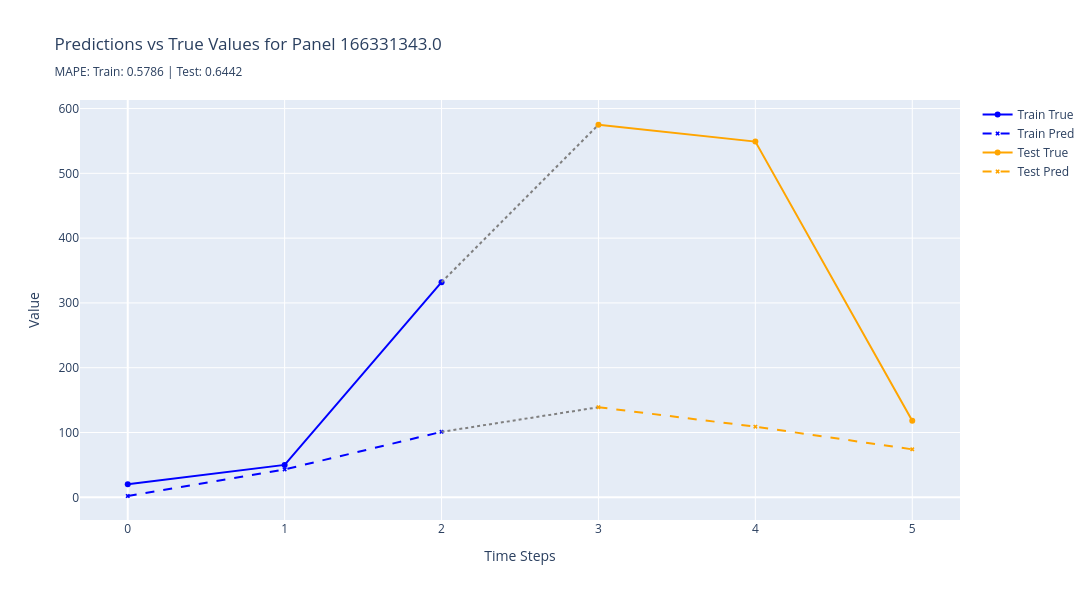
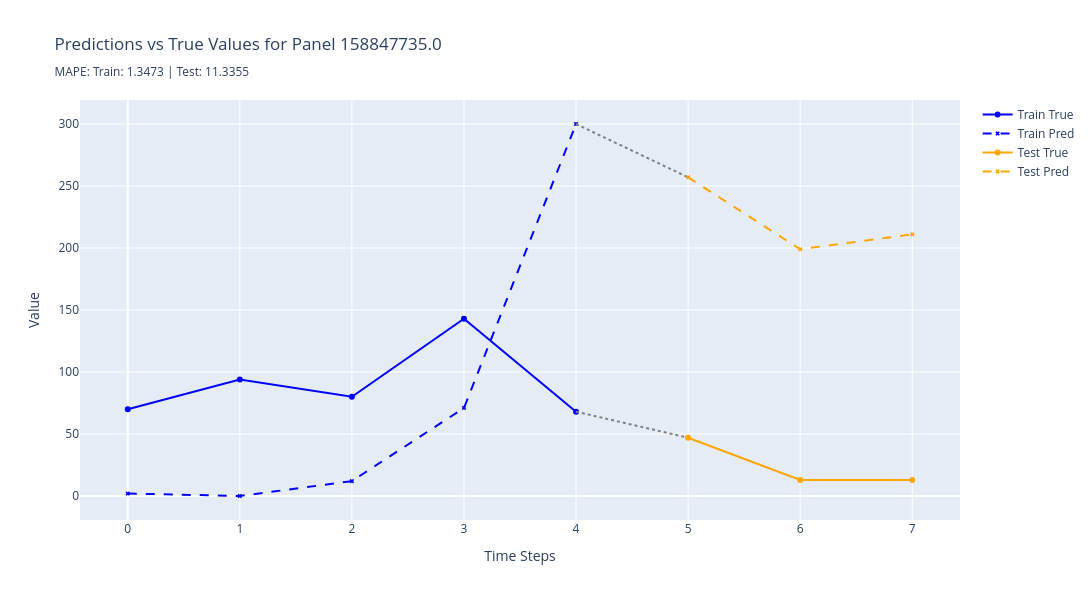
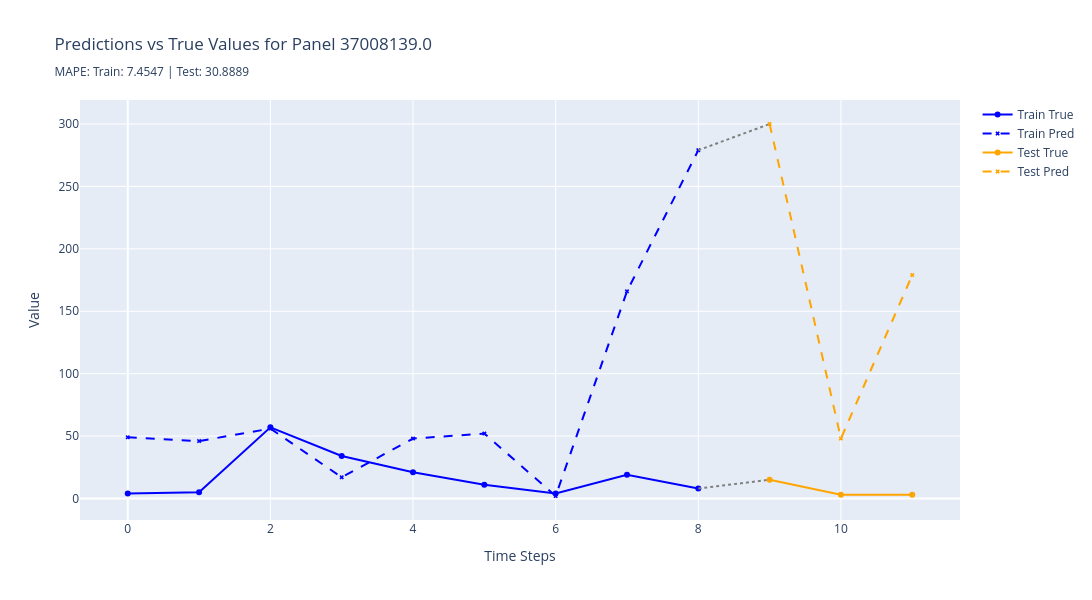
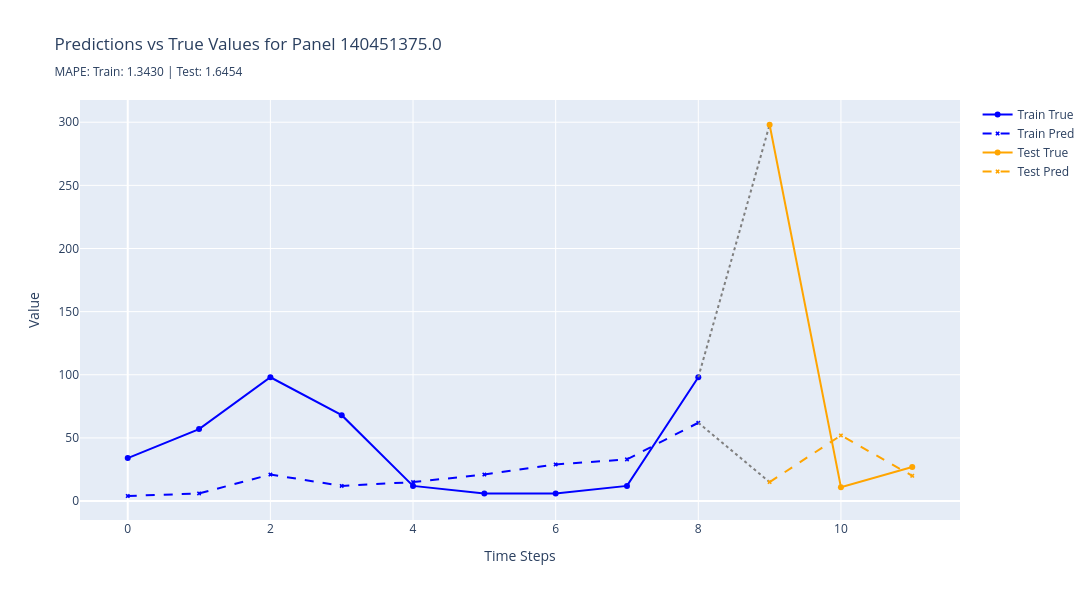

Notebook source saved alongside these figures, in order:
### Code cell
plot_worst_predictions(
    results=results,
    n_worst=5,
    metric="rmse",
    split_name="test",
)

### Figure 1 — Plotly figure (JSON) as saved in the notebook; plotly's stock layout.template omitted (floating-point values rounded to 4 significant figures)
{"data": [{"line": {"color": "blue"}, "marker": {"size": 6}, "mode": "lines+markers", "name": "Train True", "type": "scatter", "x": [0, 1, 2], "y": [20, 50, 332]}, {"line": {"color": "blue", "dash": "dash"}, "marker": {"size": 4, "symbol": "x"}, "mode": "lines+markers", "name": "Train Pred", "type": "scatter", "x": [0, 1, 2], "y": [2, 43, 101]}, {"line": {"color": "gray", "dash": "dot"}, "mode": "lines", "showlegend": false, "type": "scatter", "x": [2, 3], "y": [332, 575]}, {"line": {"color": "gray", "dash": "dot"}, "mode": "lines", "showlegend": false, "type": "scatter", "x": [2, 3], "y": [101, 139]}, {"line": {"color": "orange"}, "marker": {"size": 6}, "mode": "lines+markers", "name": "Test True", "type": "scatter", "x": [3, 4, 5], "y": [575, 549, 118]}, {"line": {"color": "orange", "dash": "dash"}, "marker": {"size": 4, "symbol": "x"}, "mode": "lines+markers", "name": "Test Pred", "type": "scatter", "x": [3, 4, 5], "y": [139, 109, 74]}], "layout": {"height": 600, "hovermode": "x unified", "title": {"text": "Predictions vs True Values for Panel 166331343.0<br><sub>MAPE: Train: 0.5786 | Test: 0.6442</sub>"}, "width": 1200, "xaxis": {"title": {"text": "Time Steps"}}, "yaxis": {"title": {"text": "Value"}}}}

### Figure 2 — Plotly figure (JSON) as saved in the notebook; plotly's stock layout.template omitted (floating-point values rounded to 4 significant figures)
{"data": [{"line": {"color": "blue"}, "marker": {"size": 6}, "mode": "lines+markers", "name": "Train True", "type": "scatter", "x": [0, 1, 2, 3, 4], "y": [70, 94, 80, 143, 68]}, {"line": {"color": "blue", "dash": "dash"}, "marker": {"size": 4, "symbol": "x"}, "mode": "lines+markers", "name": "Train Pred", "type": "scatter", "x": [0, 1, 2, 3, 4], "y": [2, 0, 12, 71, 300]}, {"line": {"color": "gray", "dash": "dot"}, "mode": "lines", "showlegend": false, "type": "scatter", "x": [4, 5], "y": [68, 47]}, {"line": {"color": "gray", "dash": "dot"}, "mode": "lines", "showlegend": false, "type": "scatter", "x": [4, 5], "y": [300, 257]}, {"line": {"color": "orange"}, "marker": {"size": 6}, "mode": "lines+markers", "name": "Test True", "type": "scatter", "x": [5, 6, 7], "y": [47, 13, 13]}, {"line": {"color": "orange", "dash": "dash"}, "marker": {"size": 4, "symbol": "x"}, "mode": "lines+markers", "name": "Test Pred", "type": "scatter", "x": [5, 6, 7], "y": [257, 199, 211]}], "layout": {"height": 600, "hovermode": "x unified", "title": {"text": "Predictions vs True Values for Panel 158847735.0<br><sub>MAPE: Train: 1.3473 | Test: 11.3355</sub>"}, "width": 1200, "xaxis": {"title": {"text": "Time Steps"}}, "yaxis": {"title": {"text": "Value"}}}}

### Figure 3 — Plotly figure (JSON) as saved in the notebook; plotly's stock layout.template omitted (floating-point values rounded to 4 significant figures)
{"data": [{"line": {"color": "blue"}, "marker": {"size": 6}, "mode": "lines+markers", "name": "Train True", "type": "scatter", "x": [0, 1, 2, 3, 4, 5, 6, 7, 8], "y": [4, 5, 57, 34, 21, 11, 4, 19, 8]}, {"line": {"color": "blue", "dash": "dash"}, "marker": {"size": 4, "symbol": "x"}, "mode": "lines+markers", "name": "Train Pred", "type": "scatter", "x": [0, 1, 2, 3, 4, 5, 6, 7, 8], "y": [49, 46, 56, 17, 48, 52, 2, 166, 279]}, {"line": {"color": "gray", "dash": "dot"}, "mode": "lines", "showlegend": false, "type": "scatter", "x": [8, 9], "y": [8, 15]}, {"line": {"color": "gray", "dash": "dot"}, "mode": "lines", "showlegend": false, "type": "scatter", "x": [8, 9], "y": [279, 300]}, {"line": {"color": "orange"}, "marker": {"size": 6}, "mode": "lines+markers", "name": "Test True", "type": "scatter", "x": [9, 10, 11], "y": [15, 3, 3]}, {"line": {"color": "orange", "dash": "dash"}, "marker": {"size": 4, "symbol": "x"}, "mode": "lines+markers", "name": "Test Pred", "type": "scatter", "x": [9, 10, 11], "y": [300, 48, 179]}], "layout": {"height": 600, "hovermode": "x unified", "title": {"text": "Predictions vs True Values for Panel 37008139.0<br><sub>MAPE: Train: 7.4547 | Test: 30.8889</sub>"}, "width": 1200, "xaxis": {"title": {"text": "Time Steps"}}, "yaxis": {"title": {"text": "Value"}}}}

### Figure 4 — Plotly figure (JSON) as saved in the notebook; plotly's stock layout.template omitted (floating-point values rounded to 4 significant figures)
{"data": [{"line": {"color": "blue"}, "marker": {"size": 6}, "mode": "lines+markers", "name": "Train True", "type": "scatter", "x": [0, 1, 2, 3, 4, 5, 6, 7, 8], "y": [34, 57, 98, 68, 12, 6, 6, 12, 98]}, {"line": {"color": "blue", "dash": "dash"}, "marker": {"size": 4, "symbol": "x"}, "mode": "lines+markers", "name": "Train Pred", "type": "scatter", "x": [0, 1, 2, 3, 4, 5, 6, 7, 8], "y": [4, 6, 21, 12, 15, 21, 29, 33, 62]}, {"line": {"color": "gray", "dash": "dot"}, "mode": "lines", "showlegend": false, "type": "scatter", "x": [8, 9], "y": [98, 298]}, {"line": {"color": "gray", "dash": "dot"}, "mode": "lines", "showlegend": false, "type": "scatter", "x": [8, 9], "y": [62, 15]}, {"line": {"color": "orange"}, "marker": {"size": 6}, "mode": "lines+markers", "name": "Test True", "type": "scatter", "x": [9, 10, 11], "y": [298, 11, 27]}, {"line": {"color": "orange", "dash": "dash"}, "marker": {"size": 4, "symbol": "x"}, "mode": "lines+markers", "name": "Test Pred", "type": "scatter", "x": [9, 10, 11], "y": [15, 52, 20]}], "layout": {"height": 600, "hovermode": "x unified", "title": {"text": "Predictions vs True Values for Panel 140451375.0<br><sub>MAPE: Train: 1.3430 | Test: 1.6454</sub>"}, "width": 1200, "xaxis": {"title": {"text": "Time Steps"}}, "yaxis": {"title": {"text": "Value"}}}}
